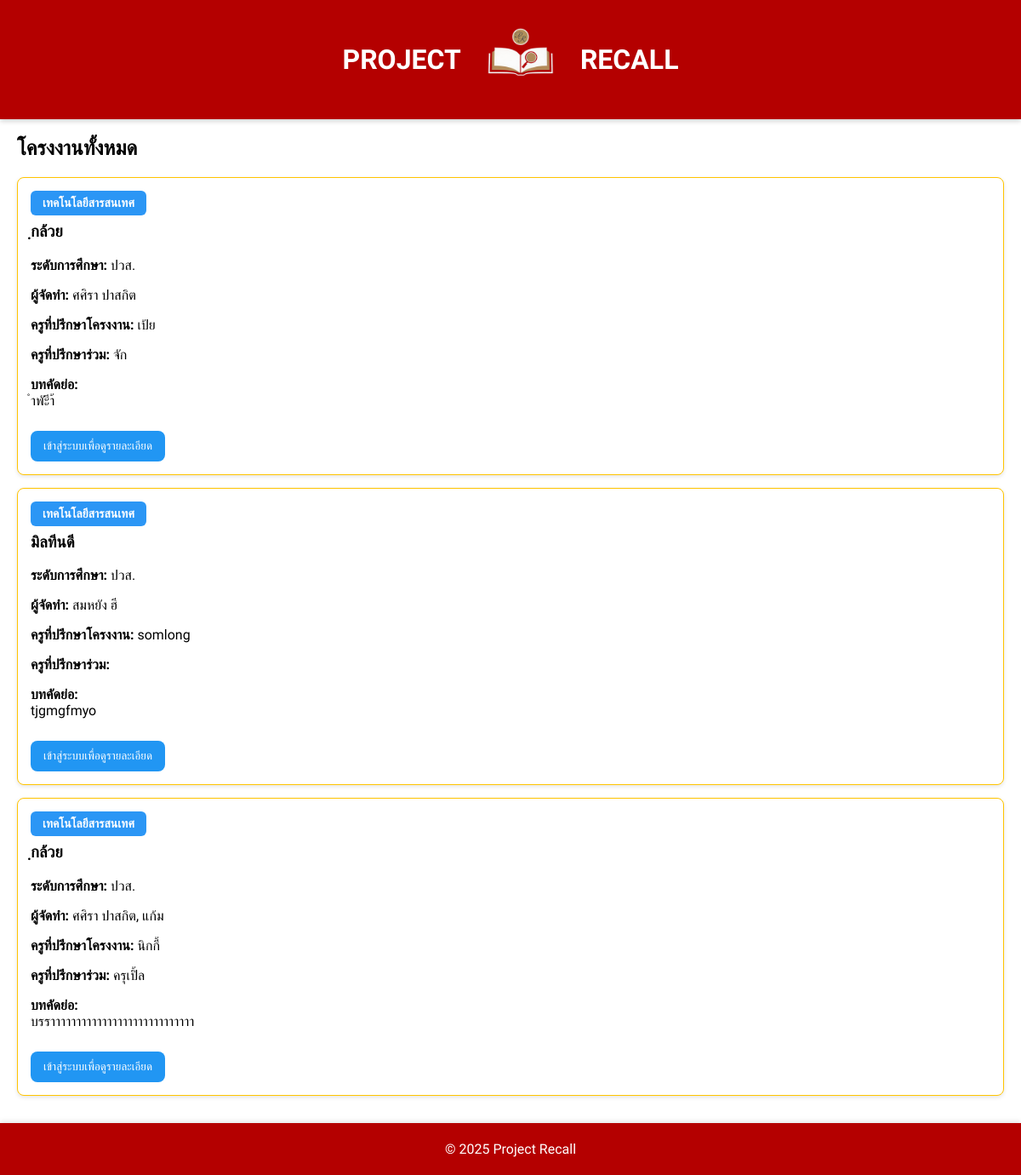
Page /Dashboard/index.php on the committed database.
### tables this page shows
CREATE TABLE `projects` (
  `project_id` int(11) NOT NULL,
  `project_code` varchar(6) DEFAULT NULL,
  `title_th` varchar(255) NOT NULL,
  `title_en` varchar(255) DEFAULT NULL,
  `education_level` enum('ปวช.','ปวส.') NOT NULL,
  `department` enum('เทคโนโลยีสารสนเทศ','การบัญชี','คหกรรมศาสตร์','ช่างยนต์','ช่างไฟฟ้ากำลัง','ช่างโยธา','ช่างอิเล็กทรอนิกส์','ช่างเชื่อมโลหะ','ช่างกลโรงงาน','สามัญสัมพันธ์') NOT NULL,
  `advisor_main` varchar(255) NOT NULL,
  `advisor_co` varchar(255) DEFAULT NULL,
  `creator_id` int(11) NOT NULL,
  `objective` text DEFAULT NULL,
  `working_principle` text DEFAULT NULL,
  `highlight` text DEFAULT NULL,
  `benefit` text DEFAULT NULL,
  `duration` varchar(50) DEFAULT NULL,
  `github_link` varchar(255) DEFAULT NULL,
  `abstract` text DEFAULT NULL,
  `created_at` timestamp NOT NULL DEFAULT current_timestamp(),
  `college` varchar(255) DEFAULT 'วิทยาลัยเทคนิคสว่างแดนดิน',
  `status` enum('pending','approved','rejected') NOT NULL DEFAULT 'pending',
  `approved_at` datetime DEFAULT NULL
);

### Dashboard/index.php (the view, shortened to what this page needs)
<?php
require '../DB/db.php';
include '../Inc/header.php';
$user_logged_in = isset($_SESSION['user']);
$stmt = $conn->prepare("
    SELECT p.*
    FROM projects p
    ORDER BY p.project_id DESC
");
$stmt->execute();
$projects = $stmt->fetchAll(PDO::FETCH_ASSOC);
?>
<div class="container">
    <h2>โครงงานทั้งหมด</h2>
    <?php if(empty($projects)): ?>
        <p>ยังไม่มีโครงงานที่ได้รับการอนุมัติ</p>
    <?php else: ?>
        <?php foreach($projects as $p): ?>
            <div class="project-card">
                <?php if(!empty($p['department'])): ?>
                    <span class="dept-badge">
                        <?= htmlspecialchars($p['department']) ?>
                    </span>
                <?php endif; ?>
                <h3>
                    <a href="<?= $user_logged_in ? 'PJ/view_pj.php?id='.htmlspecialchars($p['project_id']) : 'login.php' ?>">
                        <?= htmlspecialchars($p['title_th'] ?: $p['title_en'] ?: '-') ?>
                    </a>
                </h3>
                <p><strong>ระดับการศึกษา:</strong> <?= htmlspecialchars($p['education_level']) ?></p>
                <?php
                    $stmtUsers = $conn->prepare("
                        SELECT user_name, student_id
                        FROM project_users
                        WHERE project_id = :pid
                    ");
                    $stmtUsers->execute([':pid'=>$p['project_id']]);
                    $authors = $stmtUsers->fetchAll(PDO::FETCH_ASSOC);
                ?>
                <p><strong>ผู้จัดทำ:</strong>
                    <?php if(!empty($authors)): ?>
                        <?php
                            $author_list = [];
                            foreach($authors as $a){
                                $author_list[] = htmlspecialchars($a['user_name']);
                            }
                            echo implode(', ', $author_list);
                        ?>
                    <?php else: ?>
                        <span style="color:#999;">ไม่พบข้อมูลผู้จัดทำ</span>
                    <?php endif; ?>
                </p>
                <?php if(!empty($p['advisor_main']) || !empty($p['advisor_co'])): ?>
                    <p><strong>ครูที่ปรึกษาโครงงาน:</strong> <?= htmlspecialchars($p['advisor_main'] ?? '-') ?></p>
                    <p><strong>ครูที่ปรึกษาร่วม:</strong> <?= htmlspecialchars($p['advisor_co'] ?? '-') ?></p>
                <?php endif; ?>
                <?php if(!empty($p['abstract'])): ?>
                    <p><strong>บทคัดย่อ:</strong><br><?= nl2br(htmlspecialchars($p['abstract'])) ?></p>
                <?php endif; ?>
                <a href="<?= $user_logged_in ? 'PJ/view_pj.php?id='.htmlspecialchars($p['project_id']) : 'login.php' ?>">
                    <button class="<?= $user_logged_in ? 'btn-view' : 'btn-login' ?>">
                        <?= $user_logged_in ? 'ดูรายละเอียดโครงงาน' : 'เข้าสู่ระบบเพื่อดูรายละเอียด' ?>
                    </button>
                </a>
            </div>
        <?php endforeach; ?>
    <?php endif; ?>
</div>
<?php include '../Inc/footer.php'; ?>

### Inc/header.php (style rules this page uses)
:root { --main:#b40000; }
body { margin:0;font-family:'Sarabun',sans-serif; }

### Dashboard/index.php (style rules this page uses)
.container { margin:20px; font-family: 'Sarabun', sans-serif; }
.project-card { border:1px solid #ffc400; padding:15px; margin:15px 0; border-radius:8px; background:#fff; box-shadow:0 2px 5px rgba(0,0,0,0.1); }
.project-card h3 { margin-top:0; }
.project-card h3 a { text-decoration:none; color:#000; }
.btn-login { padding:10px 15px; background:#2196F3; color:white; border:none; border-radius:8px; cursor:pointer; margin-top:10px; }
.dept-badge { display: inline-block; padding: 6px 14px; margin-bottom: 8px; background: #2b96f5ff; color: #ffffffff; border-radius: 6px; font-size: 14px; font-weight: 600; }

### Inc/footer.php (style rules this page uses)
:root { --main-color: #b40000; --header-text: #ffffff; }

### rows in the picture
projects: department "เทคโนโลยีสารสนเทศ", title_th "ฺกล้วย", education_level "ปวส.", author_list "ศศิรา ปาสกิต", advisor_main "เป้ย", advisor_co "จัก", abstract "ำพัะีา้"
projects: department "เทคโนโลยีสารสนเทศ", title_th "มิลทีนดี", education_level "ปวส.", author_list "สมหยัง ฮี", advisor_main "somlong", abstract "tjgmgfmyo"
projects: department "เทคโนโลยีสารสนเทศ", title_th "ฺกล้วย", education_level "ปวส.", author_list "ศศิรา ปาสกิต, แก้ม", advisor_main "นิกกี้", advisor_co "ครุเปิ้ล", abstract "บรราาาาาาาาาาาาาาาาาาาาาาาาาาาา"
